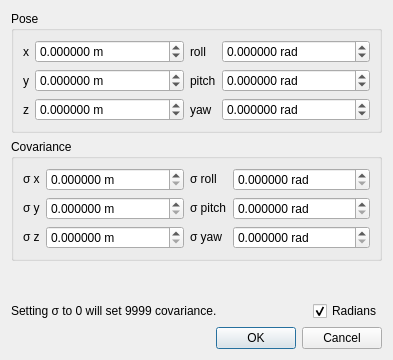
<?xml version="1.0" encoding="UTF-8"?>
<ui version="4.0">
 <class>EditConstraintDialog</class>
 <widget class="QDialog" name="EditConstraintDialog">
  <property name="geometry">
   <rect>
    <x>0</x>
    <y>0</y>
    <width>393</width>
    <height>360</height>
   </rect>
  </property>
  <property name="windowTitle">
   <string>Edit Constraint</string>
  </property>
  <layout class="QVBoxLayout" name="verticalLayout">
   <item>
    <widget class="QGroupBox" name="groupBox_pose">
     <property name="title">
      <string>Pose</string>
     </property>
     <layout class="QGridLayout" name="gridLayout" columnstretch="0,1,0,1">
      <item row="0" column="0">
       <widget class="QLabel" name="label">
        <property name="text">
         <string>x</string>
        </property>
       </widget>
      </item>
      <item row="0" column="1">
       <widget class="QDoubleSpinBox" name="x">
        <property name="suffix">
         <string> m</string>
        </property>
        <property name="decimals">
         <number>6</number>
        </property>
        <property name="minimum">
         <double>-9999.000000000000000</double>
        </property>
        <property name="maximum">
         <double>9999.000000000000000</double>
        </property>
        <property name="singleStep">
         <double>0.001000000000000</double>
        </property>
       </widget>
      </item>
      <item row="0" column="2">
       <widget class="QLabel" name="label_4">
        <property name="text">
         <string>roll</string>
        </property>
       </widget>
      </item>
      <item row="0" column="3">
       <widget class="QDoubleSpinBox" name="roll">
        <property name="suffix">
         <string> rad</string>
        </property>
        <property name="decimals">
         <number>6</number>
        </property>
        <property name="minimum">
         <double>-3.150000000000000</double>
        </property>
        <property name="maximum">
         <double>3.150000000000000</double>
        </property>
        <property name="singleStep">
         <double>0.001000000000000</double>
        </property>
       </widget>
      </item>
      <item row="1" column="0">
       <widget class="QLabel" name="label_2">
        <property name="text">
         <string>y</string>
        </property>
       </widget>
      </item>
      <item row="1" column="1">
       <widget class="QDoubleSpinBox" name="y">
        <property name="suffix">
         <string> m</string>
        </property>
        <property name="decimals">
         <number>6</number>
        </property>
        <property name="minimum">
         <double>-9999.000000000000000</double>
        </property>
        <property name="maximum">
         <double>9999.000000000000000</double>
        </property>
        <property name="singleStep">
         <double>0.001000000000000</double>
        </property>
       </widget>
      </item>
      <item row="1" column="2">
       <widget class="QLabel" name="label_5">
        <property name="text">
         <string>pitch</string>
        </property>
       </widget>
      </item>
      <item row="1" column="3">
       <widget class="QDoubleSpinBox" name="pitch">
        <property name="suffix">
         <string> rad</string>
        </property>
        <property name="decimals">
         <number>6</number>
        </property>
        <property name="minimum">
         <double>-3.150000000000000</double>
        </property>
        <property name="maximum">
         <double>3.150000000000000</double>
        </property>
        <property name="singleStep">
         <double>0.001000000000000</double>
        </property>
       </widget>
      </item>
      <item row="2" column="0">
       <widget class="QLabel" name="label_3">
        <property name="text">
         <string>z</string>
        </property>
       </widget>
      </item>
      <item row="2" column="1">
       <widget class="QDoubleSpinBox" name="z">
        <property name="suffix">
         <string> m</string>
        </property>
        <property name="decimals">
         <number>6</number>
        </property>
        <property name="minimum">
         <double>-9999.000000000000000</double>
        </property>
        <property name="maximum">
         <double>9999.000000000000000</double>
        </property>
        <property name="singleStep">
         <double>0.001000000000000</double>
        </property>
       </widget>
      </item>
      <item row="2" column="2">
       <widget class="QLabel" name="label_6">
        <property name="text">
         <string>yaw</string>
        </property>
       </widget>
      </item>
      <item row="2" column="3">
       <widget class="QDoubleSpinBox" name="yaw">
        <property name="suffix">
         <string> rad</string>
        </property>
        <property name="decimals">
         <number>6</number>
        </property>
        <property name="minimum">
         <double>-3.150000000000000</double>
        </property>
        <property name="maximum">
         <double>3.150000000000000</double>
        </property>
        <property name="singleStep">
         <double>0.001000000000000</double>
        </property>
       </widget>
      </item>
     </layout>
    </widget>
   </item>
   <item>
    <widget class="QGroupBox" name="groupBox_covariance">
     <property name="title">
      <string>Covariance</string>
     </property>
     <layout class="QGridLayout" name="gridLayout_2" columnstretch="0,1,0,1">
      <item row="0" column="3">
       <widget class="QDoubleSpinBox" name="angular_sigma_roll">
        <property name="suffix">
         <string> rad</string>
        </property>
        <property name="decimals">
         <number>6</number>
        </property>
        <property name="minimum">
         <double>0.000000000000000</double>
        </property>
        <property name="maximum">
         <double>3.150000000000000</double>
        </property>
        <property name="singleStep">
         <double>0.001000000000000</double>
        </property>
        <property name="value">
         <double>0.000000000000000</double>
        </property>
       </widget>
      </item>
      <item row="1" column="2">
       <widget class="QLabel" name="label_10">
        <property name="text">
         <string>&lt;html&gt;&lt;head/&gt;&lt;body&gt;&lt;p&gt;σ pitch&lt;/p&gt;&lt;/body&gt;&lt;/html&gt;</string>
        </property>
       </widget>
      </item>
      <item row="0" column="0">
       <widget class="QLabel" name="label_7">
        <property name="text">
         <string>&lt;html&gt;&lt;head/&gt;&lt;body&gt;&lt;p&gt;σ  x&lt;/p&gt;&lt;/body&gt;&lt;/html&gt;</string>
        </property>
       </widget>
      </item>
      <item row="0" column="2">
       <widget class="QLabel" name="label_8">
        <property name="text">
         <string>&lt;html&gt;&lt;head/&gt;&lt;body&gt;&lt;p&gt;σ roll&lt;/p&gt;&lt;/body&gt;&lt;/html&gt;</string>
        </property>
       </widget>
      </item>
      <item row="1" column="3">
       <widget class="QDoubleSpinBox" name="angular_sigma_pitch">
        <property name="suffix">
         <string> rad</string>
        </property>
        <property name="decimals">
         <number>6</number>
        </property>
        <property name="minimum">
         <double>0.000000000000000</double>
        </property>
        <property name="maximum">
         <double>3.150000000000000</double>
        </property>
        <property name="singleStep">
         <double>0.001000000000000</double>
        </property>
        <property name="value">
         <double>0.000000000000000</double>
        </property>
       </widget>
      </item>
      <item row="0" column="1">
       <widget class="QDoubleSpinBox" name="linear_sigma_x">
        <property name="suffix">
         <string> m</string>
        </property>
        <property name="decimals">
         <number>6</number>
        </property>
        <property name="minimum">
         <double>0.000000000000000</double>
        </property>
        <property name="maximum">
         <double>9999.000000000000000</double>
        </property>
        <property name="singleStep">
         <double>0.001000000000000</double>
        </property>
        <property name="value">
         <double>0.000000000000000</double>
        </property>
       </widget>
      </item>
      <item row="2" column="3">
       <widget class="QDoubleSpinBox" name="angular_sigma_yaw">
        <property name="suffix">
         <string> rad</string>
        </property>
        <property name="decimals">
         <number>6</number>
        </property>
        <property name="minimum">
         <double>0.000000000000000</double>
        </property>
        <property name="maximum">
         <double>3.150000000000000</double>
        </property>
        <property name="singleStep">
         <double>0.001000000000000</double>
        </property>
        <property name="value">
         <double>0.000000000000000</double>
        </property>
       </widget>
      </item>
      <item row="1" column="1">
       <widget class="QDoubleSpinBox" name="linear_sigma_y">
        <property name="suffix">
         <string> m</string>
        </property>
        <property name="decimals">
         <number>6</number>
        </property>
        <property name="minimum">
         <double>0.000000000000000</double>
        </property>
        <property name="maximum">
         <double>9999.000000000000000</double>
        </property>
        <property name="singleStep">
         <double>0.001000000000000</double>
        </property>
        <property name="value">
         <double>0.000000000000000</double>
        </property>
       </widget>
      </item>
      <item row="2" column="1">
       <widget class="QDoubleSpinBox" name="linear_sigma_z">
        <property name="suffix">
         <string> m</string>
        </property>
        <property name="decimals">
         <number>6</number>
        </property>
        <property name="minimum">
         <double>0.000000000000000</double>
        </property>
        <property name="maximum">
         <double>9999.000000000000000</double>
        </property>
        <property name="singleStep">
         <double>0.001000000000000</double>
        </property>
        <property name="value">
         <double>0.000000000000000</double>
        </property>
       </widget>
      </item>
      <item row="2" column="2">
       <widget class="QLabel" name="label_11">
        <property name="text">
         <string>&lt;html&gt;&lt;head/&gt;&lt;body&gt;&lt;p&gt;σ yaw&lt;/p&gt;&lt;/body&gt;&lt;/html&gt;</string>
        </property>
       </widget>
      </item>
      <item row="1" column="0">
       <widget class="QLabel" name="label_12">
        <property name="text">
         <string>&lt;html&gt;&lt;head/&gt;&lt;body&gt;&lt;p&gt;σ y&lt;/p&gt;&lt;/body&gt;&lt;/html&gt;</string>
        </property>
       </widget>
      </item>
      <item row="2" column="0">
       <widget class="QLabel" name="label_13">
        <property name="text">
         <string>&lt;html&gt;&lt;head/&gt;&lt;body&gt;&lt;p&gt;σ z&lt;/p&gt;&lt;/body&gt;&lt;/html&gt;</string>
        </property>
       </widget>
      </item>
     </layout>
    </widget>
   </item>
   <item>
    <spacer name="verticalSpacer">
     <property name="orientation">
      <enum>Qt::Vertical</enum>
     </property>
     <property name="sizeHint" stdset="0">
      <size>
       <width>20</width>
       <height>40</height>
      </size>
     </property>
    </spacer>
   </item>
   <item>
    <layout class="QHBoxLayout" name="horizontalLayout">
     <item>
      <widget class="QLabel" name="label_9">
       <property name="text">
        <string>&lt;html&gt;&lt;head/&gt;&lt;body&gt;&lt;p&gt;Setting σ to 0 will set 9999 covariance.&lt;/p&gt;&lt;/body&gt;&lt;/html&gt;</string>
       </property>
      </widget>
     </item>
     <item>
      <spacer name="horizontalSpacer">
       <property name="orientation">
        <enum>Qt::Horizontal</enum>
       </property>
       <property name="sizeHint" stdset="0">
        <size>
         <width>40</width>
         <height>20</height>
        </size>
       </property>
      </spacer>
     </item>
     <item>
      <widget class="QCheckBox" name="checkBox_radians">
       <property name="text">
        <string>Radians</string>
       </property>
       <property name="checked">
        <bool>true</bool>
       </property>
      </widget>
     </item>
    </layout>
   </item>
   <item>
    <widget class="QDialogButtonBox" name="buttonBox">
     <property name="orientation">
      <enum>Qt::Horizontal</enum>
     </property>
     <property name="standardButtons">
      <set>QDialogButtonBox::Cancel|QDialogButtonBox::Ok</set>
     </property>
    </widget>
   </item>
  </layout>
 </widget>
 <resources/>
 <connections>
  <connection>
   <sender>buttonBox</sender>
   <signal>accepted()</signal>
   <receiver>EditConstraintDialog</receiver>
   <slot>accept()</slot>
   <hints>
    <hint type="sourcelabel">
     <x>248</x>
     <y>254</y>
    </hint>
    <hint type="destinationlabel">
     <x>157</x>
     <y>274</y>
    </hint>
   </hints>
  </connection>
  <connection>
   <sender>buttonBox</sender>
   <signal>rejected()</signal>
   <receiver>EditConstraintDialog</receiver>
   <slot>reject()</slot>
   <hints>
    <hint type="sourcelabel">
     <x>316</x>
     <y>260</y>
    </hint>
    <hint type="destinationlabel">
     <x>286</x>
     <y>274</y>
    </hint>
   </hints>
  </connection>
 </connections>
</ui>
